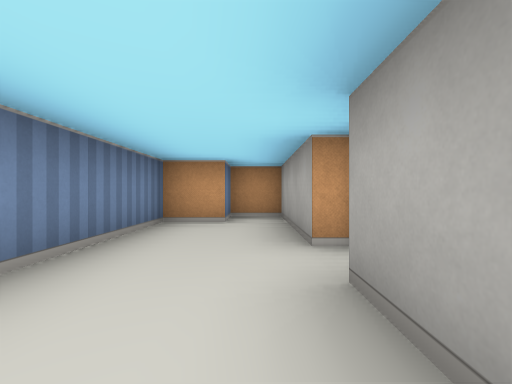
view 1 (above)

12 first-person views from a walk through a cub3D level. The camera is about half as high as the walls, looks level and sees 85° across. The floor is counted in squares. Each view is taken from the middle of a square. On the plan, view 1 faces up. The plan holds only what a view shows up to about 9 squares ahead; the rest is blank.

view 2
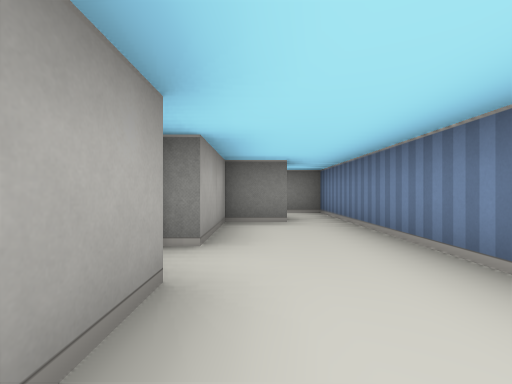

view 3
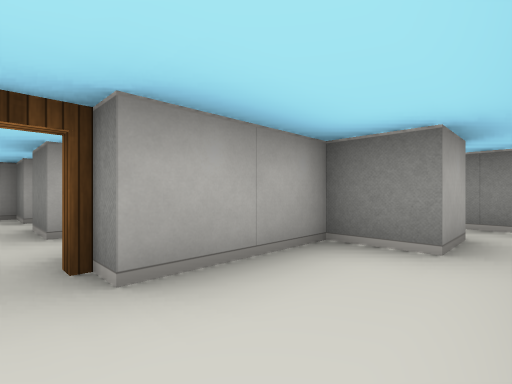

view 4
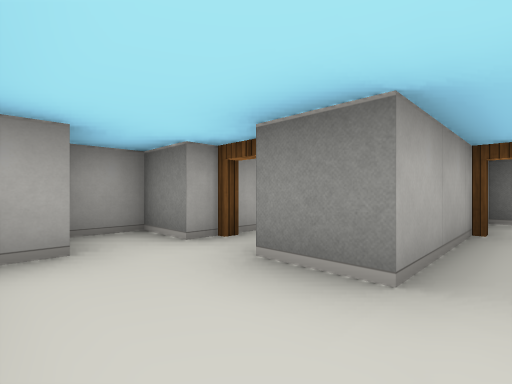

view 5
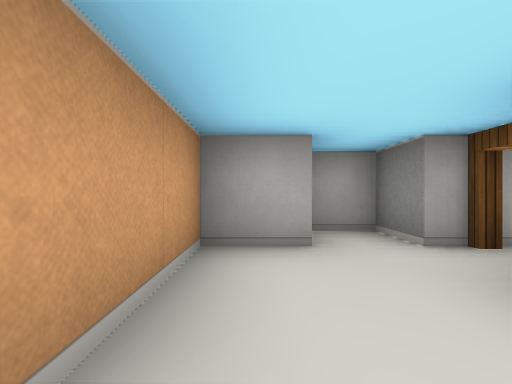

view 6
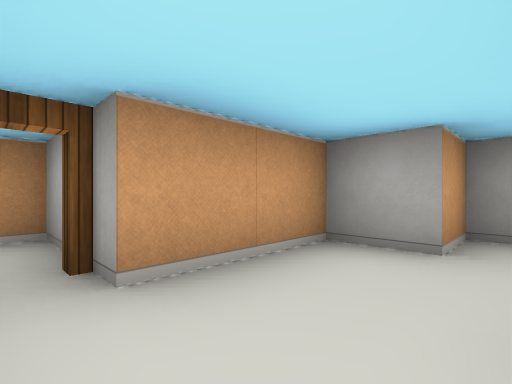

view 7
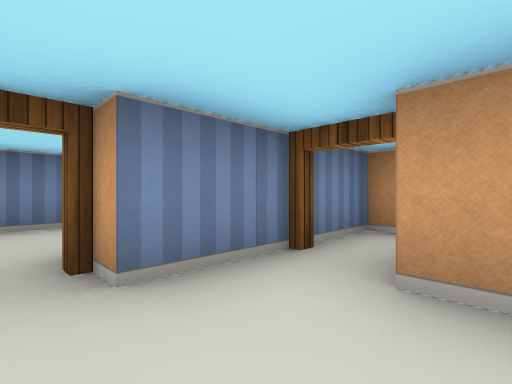

view 8
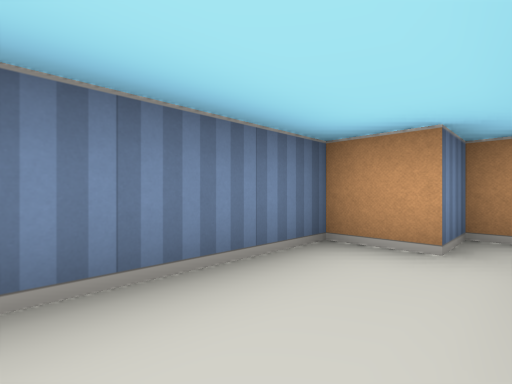

view 9
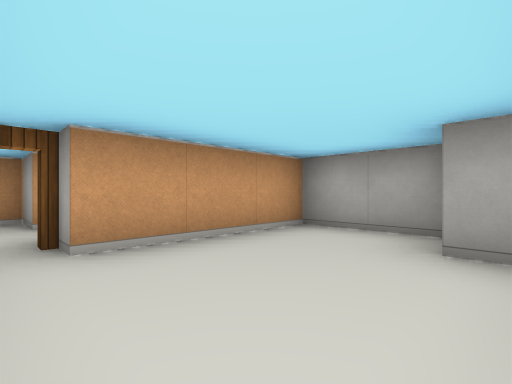

view 10
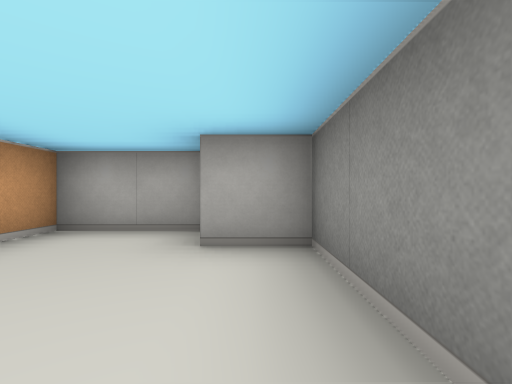

view 11
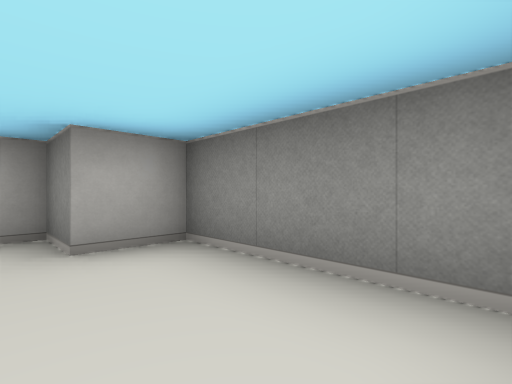

view 12
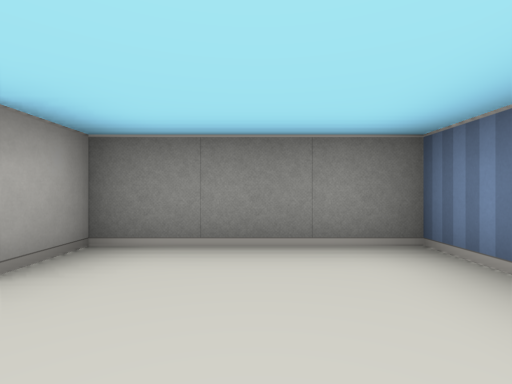

### Floor plan
Points are (right, up) in squares from view 1. A wall is a line through its corners. A room is listed if a view was taken in it or the views show most of it. See-through windows are left out.
Room 1 (views 1, 2, 3, 8)
walls: (0.5, 2.5) (0.5, 5.5) (-0.5, 5.5) (-0.5, 4.5) (-1.5, 4.5) (-1.5, -1.5); (-0.5, -1.5) (-0.5, -0.5) (0.5, -0.5) (0.5, 1.5)
ways out: open door at (1, 2) to room 2; opening at (-1, -1) to room 4
Room 2 (views 4, 5, 6, 7)
walls: (4.5, 1.5) (5.5, 1.5) (5.5, 2.5) (4.5, 2.5) (4.5, 3.5) (2.5, 3.5); (1.5, 4) (1.5, 2.5); (2.5, -1) (2.5, 1.5) (3.5, 1.5)
ways out: open door at (1, 2) to room 1; open door at (4, 1) to room 3; open door at (2, -1) to room 4; open door at (2, 4) to room 5
Room 3 (views 9, 10, 11, 12)
walls: (3.5, -1.6) (3.5, -2.5) (6.5, -2.5) (6.5, -1.5) (7.5, -1.5) (7.5, 0.5) (4.5, 0.5)
ways out: open door at (4, 1) to room 2
Room 4 (no view inside)
walls: (-1.5, -1.5) (-1.5, -2.5) (-0.2, -2.5); (2.5, -2.5) (2.5, -1)
ways out: opening at (-1, -1) to room 1; open door at (2, -1) to room 2
Room 5 (no view inside)
walls: (2.5, 3.5) (2.5, 5.5) (1.5, 5.5) (1.5, 4)
ways out: open door at (2, 4) to room 2

Where each view was taken, in squares from view 1:
view 1: 0 up, 0 right, facing up
view 2: 4 up, 0 right, facing down
view 3: 2 up, 1 left, facing down-right
view 4: 3 up, 2 right, facing down-right
view 5: 3 up, 2 right, facing right
view 6: 2 up, 2 right, facing up-right
view 7: 2 up, 3 right, facing up-left
view 8: 2 up, 0 right, facing up-left
view 9: 2 down, 4 right, facing up-right
view 10: 2 down, 4 right, facing right
view 11: 1 down, 4 right, facing down-right
view 12: 0 up, 5 right, facing down
